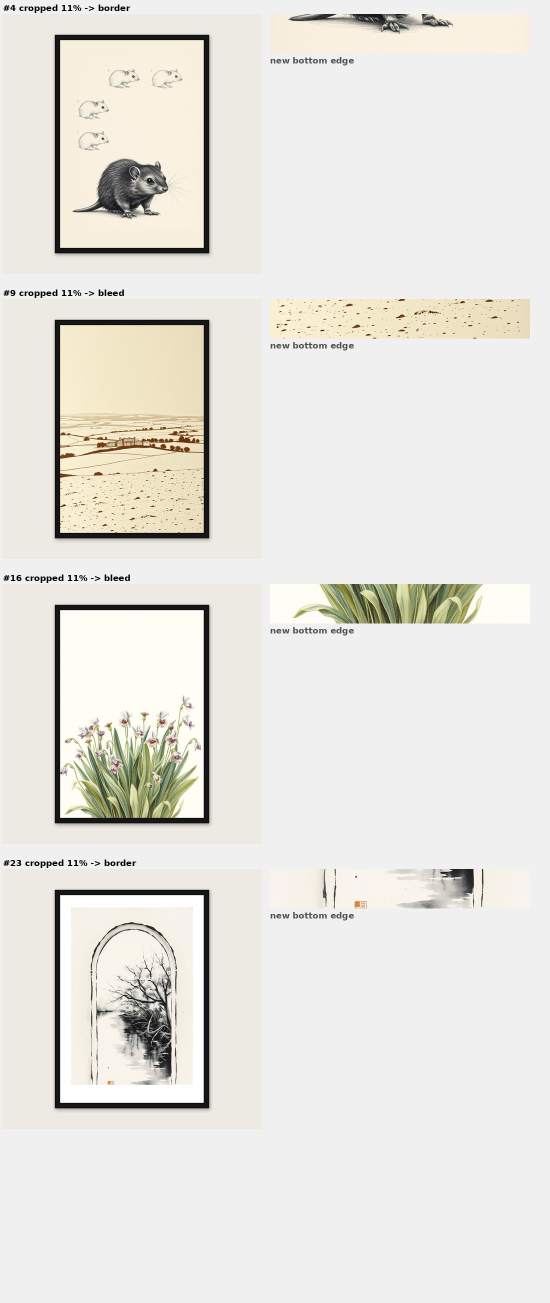
#> input picture wallart-data/ebay/CROP_FIX.jpg, 1100 x 2606 px (shown at 1/2 size)
$ python frames.py ebay/CROP_FIX.jpg ebay/MAPPING_CHECK.jpg
#> lines starting #> are read from the running program, lines starting #| are printed output that depends on the picture
#!/usr/bin/env python3
"""Listing mockups: three frame colours x four frame styles.

The geometry is NOT a design choice. The seller's team runs a crop tool that
finds the dark moulding and cuts everything outside it, so the canvas size and
the moulding's OUTER edge are an interface other software depends on. From
wallart/size_contract.py on the wall-art branch:

    canvas     2000 x 2000 on wall #EDE9E3
    moulding   outer edge (406, 160) to (1593, 1840)   -> 1188 x 1680

Every style below keeps that outer edge identical and varies only what happens
INSIDE it, so the cropper is unaffected whichever is chosen.

    A  thin moulding, art to the edge      - modern, most art per listing
    B  thin moulding + white mount         - CHOSEN by the seller, 11 Oct 2026
    C  wide moulding, art to the edge      - bolder, more substantial
    D  wide moulding + white mount         - most traditional

Black stays the main listing image: the cropper keys on the dark band and a
white moulding is not dark enough for it to find.
"""
import os, sys
from PIL import Image, ImageDraw, ImageFilter

CANVAS = 2000
WALL   = (0xED, 0xE9, 0xE3)
RATIO  = 2 ** 0.5
PH     = int(CANVAS * 0.84)        # 1680
PW     = int(PH / RATIO)           # 1188
X      = (CANVAS - PW) // 2        # 406
Y      = (CANVAS - PH) // 2        # 160

COLOURS = {
    "black": ((22, 22, 22),    (8, 8, 8),       None),
    "white": ((250, 250, 248), (214, 211, 205), None),
    "oak":   ((193, 154, 107), (150, 115, 76),  "wood"),
}
# style -> (moulding width as a fraction of PW, mount width as a fraction)
STYLES = {
    "A": (0.035, 0.00),
    "B": (0.035, 0.075),
    "C": (0.075, 0.00),
    "D": (0.075, 0.065),
}
MOUNT = (252, 251, 248)


def _grain(im, box):
    import random
    d = ImageDraw.Draw(im); rng = random.Random(7)
    x0, y0, x1, y1 = box
    for _ in range(1100):
        x = rng.randint(x0, x1); h = rng.randint(30, 260)
        y = rng.randint(y0, max(y0, y1 - h)); v = rng.randint(-16, 12)
        d.line([x, y, x, y + h], fill=(193 + v, 154 + v, 107 + v), width=1)


# The seller first picked B, then clarified that their frames have NO physical
# mount - they are plain black mouldings. The white border people see is paper
# around the printed image, so it belongs in the artwork (art_border.py) and
# the mockup frames the whole sheet edge to edge. That is style A.
DEFAULT_STYLE = "A"


def mockup(art, colour="black", style=DEFAULT_STYLE):
    moulding, lip, grain = COLOURS[colour]
    fw = max(8, int(PW * STYLES[style][0]))
    mw = int(PW * STYLES[style][1])
    canvas = Image.new("RGB", (CANVAS, CANVAS), WALL)

    sh = Image.new("L", (CANVAS, CANVAS), 0)
    ImageDraw.Draw(sh).rectangle([X + 6, Y + 10, X + PW + 6, Y + PH + 12], fill=110)
    canvas.paste(Image.new("RGB", (CANVAS, CANVAS), (60, 55, 50)), (0, 0),
                 sh.filter(ImageFilter.GaussianBlur(14)))

    d = ImageDraw.Draw(canvas)
    d.rectangle([X, Y, X + PW, Y + PH], fill=moulding)      # outer edge: FIXED
    if grain == "wood":
        _grain(canvas, (X, Y, X + PW, Y + PH))
    if lip:
        d.rectangle([X, Y, X + PW, Y + PH], outline=lip, width=3)
        d.rectangle([X + fw - 3, Y + fw - 3, X + PW - fw + 3, Y + PH - fw + 3],
                    outline=lip, width=3)
    if mw:
        d.rectangle([X + fw, Y + fw, X + PW - fw, Y + PH - fw], fill=MOUNT)
        d.rectangle([X + fw + mw - 2, Y + fw + mw - 2,
                     X + PW - fw - mw + 2, Y + PH - fw - mw + 2],
                    outline=(228, 225, 219), width=2)

    inset = fw + mw
    iw, ih = PW - 2 * inset, PH - 2 * inset
    a = art.convert("RGB")
    s = max(iw / a.width, ih / a.height)
    a = a.resize((max(iw, int(a.width * s + .5)), max(ih, int(a.height * s + .5))), Image.LANCZOS)
    a = a.crop(((a.width - iw) // 2, (a.height - ih) // 2,
                (a.width - iw) // 2 + iw, (a.height - ih) // 2 + ih))
    canvas.paste(a, (X + inset, Y + inset))
    return canvas


def frame_box(photo):
    g = photo.convert("L"); w, h = g.size; px = g.load()
    xs = [x for x in range(w) if px[x, h // 2] < 60]
    ys = [y for y in range(h) if px[w // 2, y] < 60]
    return (min(xs), min(ys), max(xs), max(ys)) if xs and ys else None


if __name__ == "__main__":
    art = Image.open(sys.argv[1]); outdir = sys.argv[2]
#> further down, art is the input picture: PIL image 1100x2606 RGB; mean R, G, B 230.8, 229, 223.5
    os.makedirs(outdir, exist_ok=True)
    for st in STYLES:
        for col in COLOURS:
            im = mockup(art, col, st)
            im.save(os.path.join(outdir, f"{st}_{col}.jpg"), "JPEG", quality=92)
        print(f"style {st}: black frame box {frame_box(mockup(art, 'black', st))}")
#> this loop made 4 passes
#| style A: black frame box (406, 160, 1593, 1840)
#| style B: black frame box (406, 160, 1593, 1840)
#| style C: black frame box (406, 160, 1593, 1840)
#| style D: black frame box (406, 160, 1593, 1840)
#> pass 1, in mockup, `canvas = Image.new("RGB", (CANVAS, CANVAS), WALL)`:
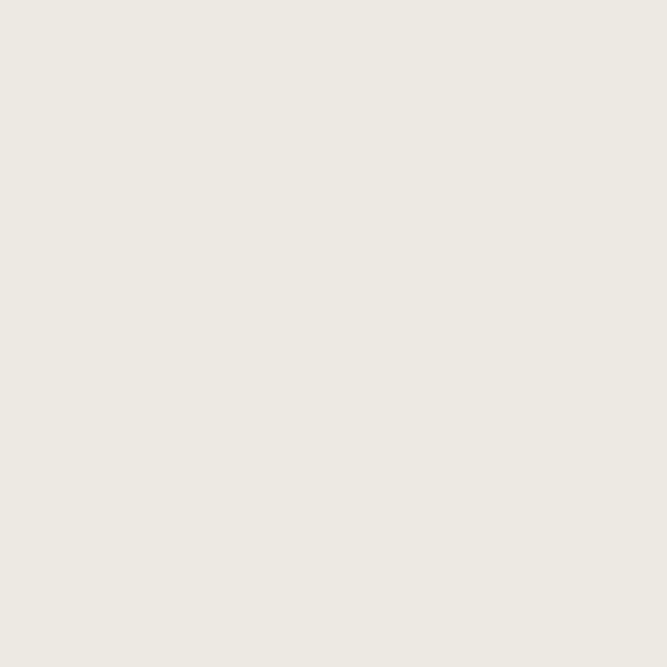
#> canvas: PIL image 2000x2000 RGB (shown at 1/3 size); mean R, G, B 237, 233, 227
#> pass 1, in mockup, `a = a.crop(((a.width - iw) // 2, (a.height - ih) // 2, (a.width - iw) ..`:
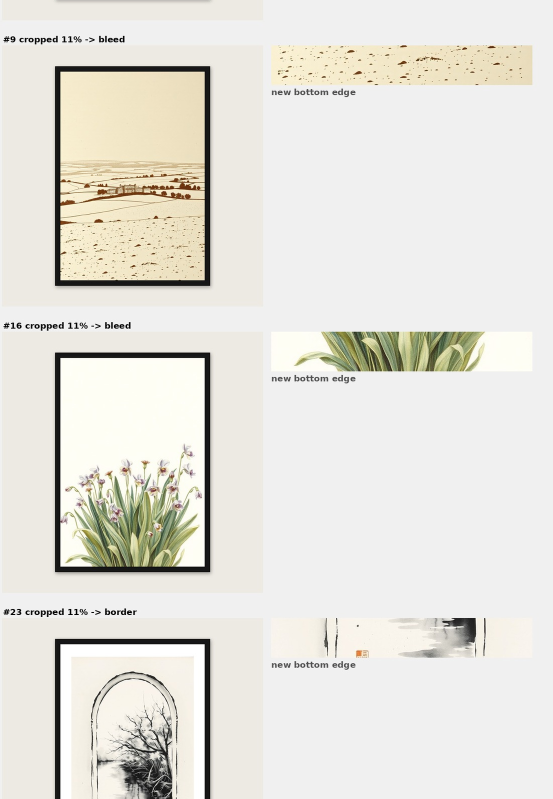
#> a: PIL image 1105x1598 RGB (shown at 1/2 size); mean R, G, B 229.3, 227.4, 220.5
#> after the loop:
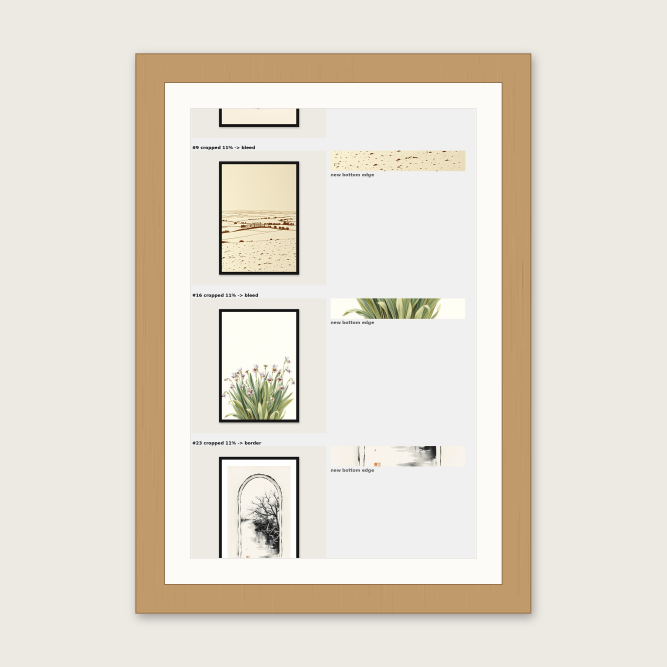
#> im: PIL image 2000x2000 RGB (shown at 1/3 size); mean R, G, B 229.7, 222.4, 211.7

$ run again, on wallart-data/ebay/SAMPLE_LISTING_SHEET.jpg
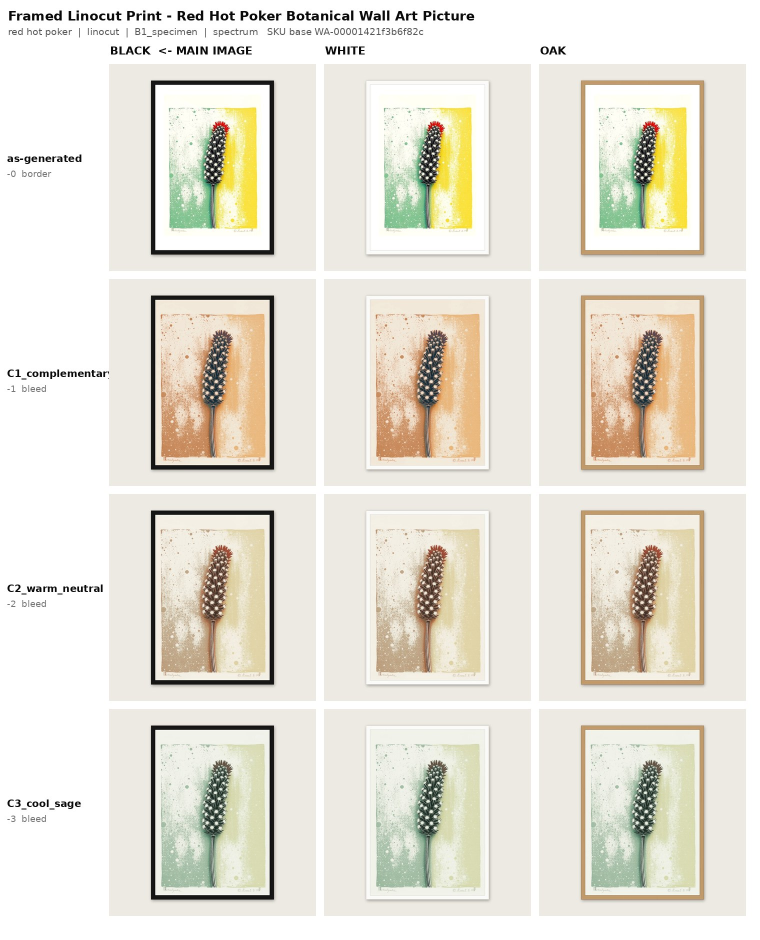
#> input picture wallart-data/ebay/SAMPLE_LISTING_SHEET.jpg, 1520 x 1880 px (shown at 1/2 size)
#> art is the input picture: PIL image 1520x1880 RGB; mean R, G, B 230.8, 226.8, 215.2
#> the loop `for st in STYLES:` made 4 passes
#| style A: black frame box (406, 160, 1593, 1840)
#| style B: black frame box (406, 160, 1593, 1840)
#| style C: black frame box (406, 160, 1593, 1840)
#| style D: black frame box (406, 160, 1593, 1840)
#> pass 1, in mockup, `a = a.crop(((a.width - iw) // 2, (a.height - ih) // 2, (a.width - iw) ..`:
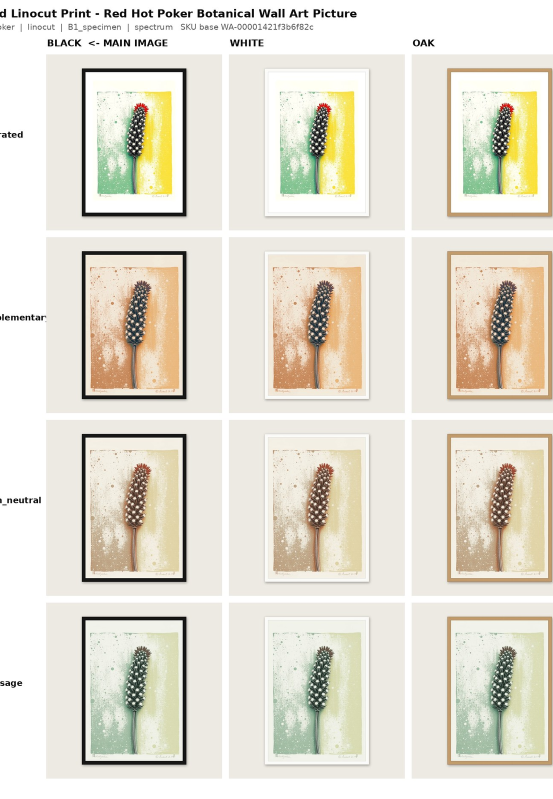
#> a: PIL image 1105x1598 RGB (shown at 1/2 size); mean R, G, B 228.1, 223.6, 210.5
#> after the loop `for st in STYLES:`:
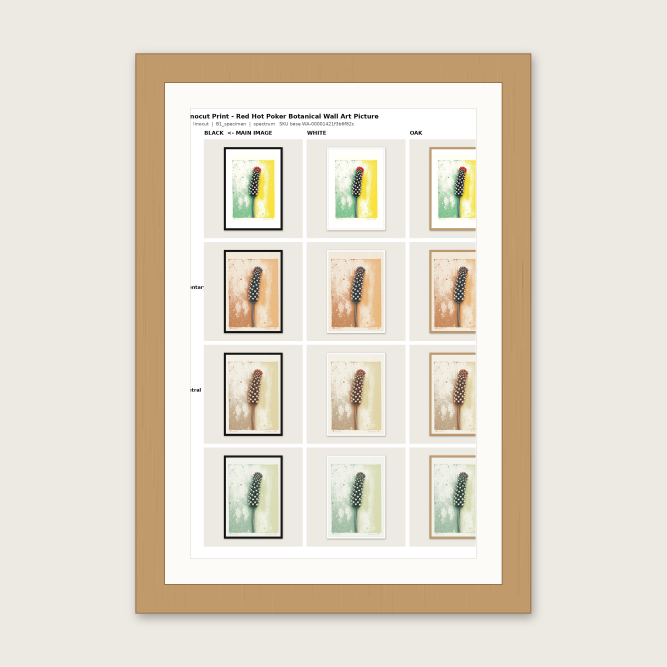
#> im: PIL image 2000x2000 RGB (shown at 1/3 size); mean R, G, B 229.1, 221.1, 208.5

$ run again, on wallart-data/ebay/STRIP_MARKS_VS_CROP.jpg
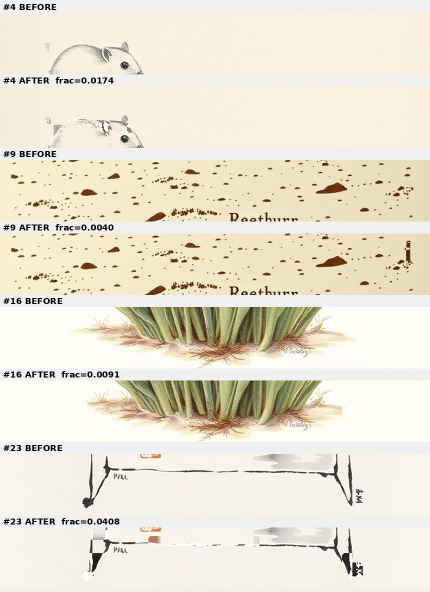
#> input picture wallart-data/ebay/STRIP_MARKS_VS_CROP.jpg, 860 x 1184 px (shown at 1/2 size)
#> art is the input picture: PIL image 860x1184 RGB; mean R, G, B 234.3, 227.8, 211.4
#> the loop `for st in STYLES:` made 4 passes
#| style A: black frame box (406, 160, 1593, 1840)
#| style B: black frame box (406, 160, 1593, 1840)
#| style C: black frame box (406, 160, 1593, 1840)
#| style D: black frame box (406, 160, 1593, 1840)
#> pass 1, in mockup, `a = a.crop(((a.width - iw) // 2, (a.height - ih) // 2, (a.width - iw) ..`:
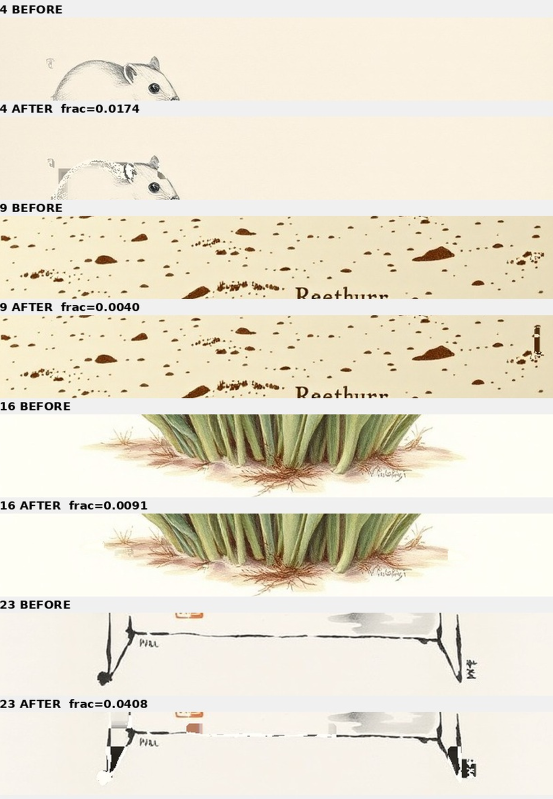
#> a: PIL image 1105x1598 RGB (shown at 1/2 size); mean R, G, B 233.9, 227.3, 210.8
#> after the loop `for st in STYLES:`:
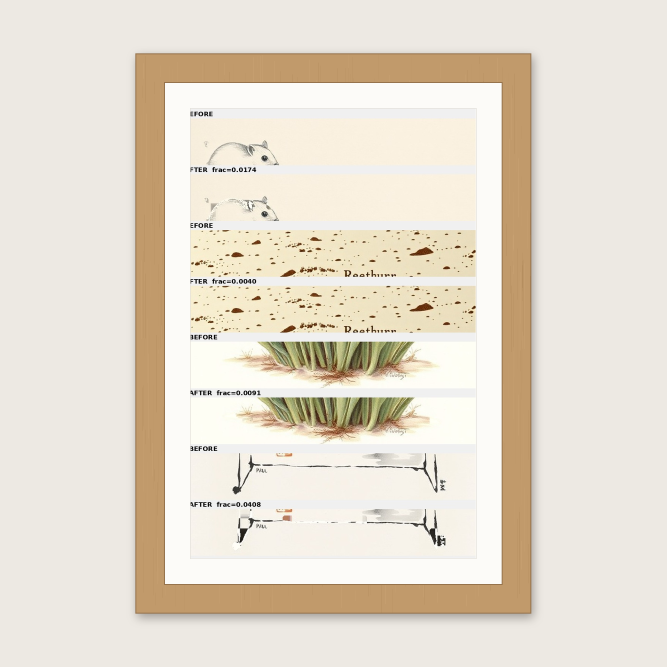
#> im: PIL image 2000x2000 RGB (shown at 1/3 size); mean R, G, B 230.9, 222.2, 208.5
